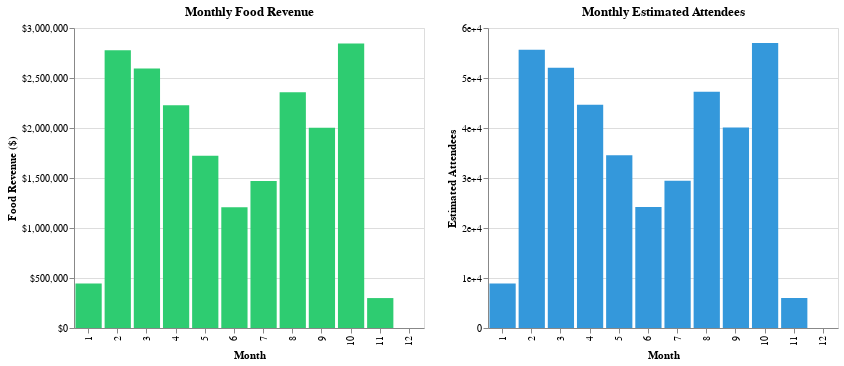

The notebook cell saved with this chart:
### Code cell
# Additional visualization: Side-by-side comparison of food revenue and attendees
base = food_revenue.copy()

# Create normalized values for comparison
revenue_chart = alt.Chart(base).mark_bar(color='#2ecc71').encode(
    x=alt.X('Month:O', title='Month'),
    y=alt.Y('Revenue:Q', title='Food Revenue ($)', axis=alt.Axis(format='$,.0f')),
    tooltip=[
        alt.Tooltip('Month_Label:N', title='Month'),
        alt.Tooltip('Revenue:Q', title='Food Revenue', format='$,.0f')
    ]
).properties(
    title='Monthly Food Revenue',
    width=350,
    height=300
)

attendee_chart = alt.Chart(base).mark_bar(color='#3498db').encode(
    x=alt.X('Month:O', title='Month'),
    y=alt.Y('Estimated_Attendees:Q', title='Estimated Attendees', axis=alt.Axis(format=',')),
    tooltip=[
        alt.Tooltip('Month_Label:N', title='Month'),
        alt.Tooltip('Estimated_Attendees:Q', title='Attendees', format=',')
    ]
).properties(
    title='Monthly Estimated Attendees',
    width=350,
    height=300
)

comparison = alt.hconcat(revenue_chart, attendee_chart)
comparison

### Figure 1 — Vega-Lite specification as saved in the notebook (floating-point values rounded to 4 significant figures)
{"config": {"view": {"continuousWidth": 300, "continuousHeight": 300}}, "hconcat": [{"mark": {"type": "bar", "color": "#2ecc71"}, "encoding": {"tooltip": [{"field": "Month_Label", "title": "Month", "type": "nominal"}, {"field": "Revenue", "format": "$,.0f", "title": "Food Revenue", "type": "quantitative"}], "x": {"field": "Month", "title": "Month", "type": "ordinal"}, "y": {"axis": {"format": "$,.0f"}, "field": "Revenue", "title": "Food Revenue ($)", "type": "quantitative"}}, "height": 300, "title": "Monthly Food Revenue", "width": 350}, {"mark": {"type": "bar", "color": "#3498db"}, "encoding": {"tooltip": [{"field": "Month_Label", "title": "Month", "type": "nominal"}, {"field": "Estimated_Attendees", "format": ",", "title": "Attendees", "type": "quantitative"}], "x": {"field": "Month", "title": "Month", "type": "ordinal"}, "y": {"axis": {"format": ","}, "field": "Estimated_Attendees", "title": "Estimated Attendees", "type": "quantitative"}}, "height": 300, "title": "Monthly Estimated Attendees", "width": 350}], "data": {"name": "data-9a5bf673b1cfa2c9f8a115718859922d"}, "$schema": "https://vega.github.io/schema/vega-lite/v5.20.1.json", "datasets": {"data-9a5bf673b1cfa2c9f8a115718859922d": [{"Month": 1, "Source": "Food", "Revenue": 443982, "Revenue_Proportion": 0.02226, "Estimated_Attendees": 8898, "Month_Label": "Jan"}, {"Month": 2, "Source": "Food", "Revenue": 2777643, "Revenue_Proportion": 0.1392, "Estimated_Attendees": 55669, "Month_Label": "Feb"}, {"Month": 3, "Source": "Food", "Revenue": 2596206, "Revenue_Proportion": 0.1301, "Estimated_Attendees": 52032, "Month_Label": "Mar"}, {"Month": 4, "Source": "Food", "Revenue": 2227200, "Revenue_Proportion": 0.1116, "Estimated_Attendees": 44637, "Month_Label": "Apr"}, {"Month": 5, "Source": "Food", "Revenue": 1723476, "Revenue_Proportion": 0.0864, "Estimated_Attendees": 34541, "Month_Label": "May"}, {"Month": 6, "Source": "Food", "Revenue": 1208020, "Revenue_Proportion": 0.06056, "Estimated_Attendees": 24211, "Month_Label": "Jun"}, {"Month": 7, "Source": "Food", "Revenue": 1469214, "Revenue_Proportion": 0.07365, "Estimated_Attendees": 29446, "Month_Label": "Jul"}, {"Month": 8, "Source": "Food", "Revenue": 2357364, "Revenue_Proportion": 0.1182, "Estimated_Attendees": 47246, "Month_Label": "Aug"}, {"Month": 9, "Source": "Food", "Revenue": 2001792, "Revenue_Proportion": 0.1003, "Estimated_Attendees": 40119, "Month_Label": "Sep"}, {"Month": 10, "Source": "Food", "Revenue": 2844126, "Revenue_Proportion": 0.1426, "Estimated_Attendees": 57001, "Month_Label": "Oct"}, {"Month": 11, "Source": "Food", "Revenue": 299296, "Revenue_Proportion": 0.015, "Estimated_Attendees": 5998, "Month_Label": "Nov"}, {"Month": 12, "Source": "Food", "Revenue": 0, "Revenue_Proportion": 0.0, "Estimated_Attendees": 0, "Month_Label": "Dec"}]}}
